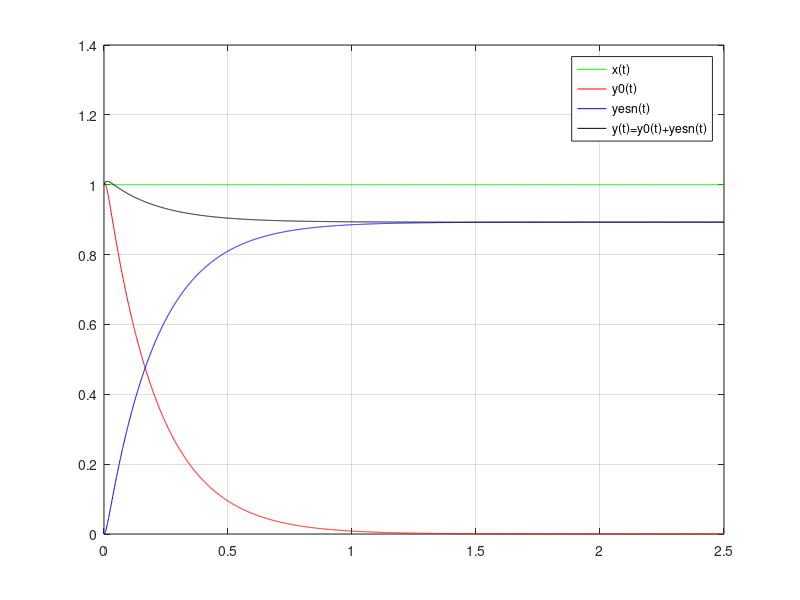
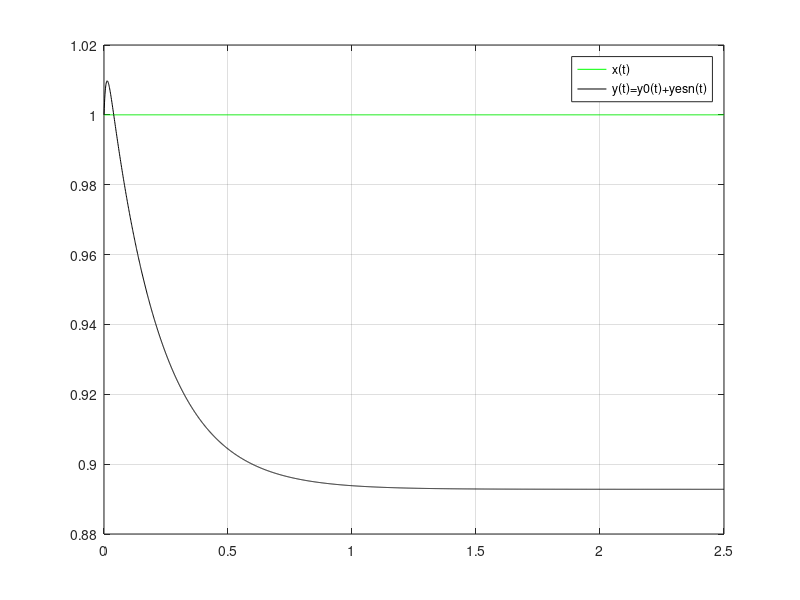

The MATLAB source for these figures, in order:
clear all
close all
clc

% Graficos 
t = (0:0.001:2.5);   % resultados no intervalo [0, 2.5] com resolucao 0.001

x = (t>=0);              % degrau unitario

y0 = -0.0617*exp(-115.66*t) + 1.0617*exp(-4.84*t);
yesn = 0.9318*(1-exp(-4.84*t)) - 0.0390*(1-exp(-115.66*t));
y = y0 + yesn;

figure
plot(t,x,'g',t,y0,'r',t,yesn,'b',t,y,'k');
legend('x(t)','y0(t)','yesn(t)','y(t)=y0(t)+yesn(t)');
grid on;

figure
plot(t,x,'g',t,y,'k');
legend('x(t)','y(t)=y0(t)+yesn(t)');
grid on;


% Simulacao no Espaco de Estados
v0 = [1 2];              % condicao inicial do Sistema Original

A = [-120.5 1; -560 0];
B = [0 ; 500];
C = [1 0];
D = [0];

K = ctrb(A',C')';

q0 = inv(K)*v0';     % condicao inicial no Espaco de Estados
